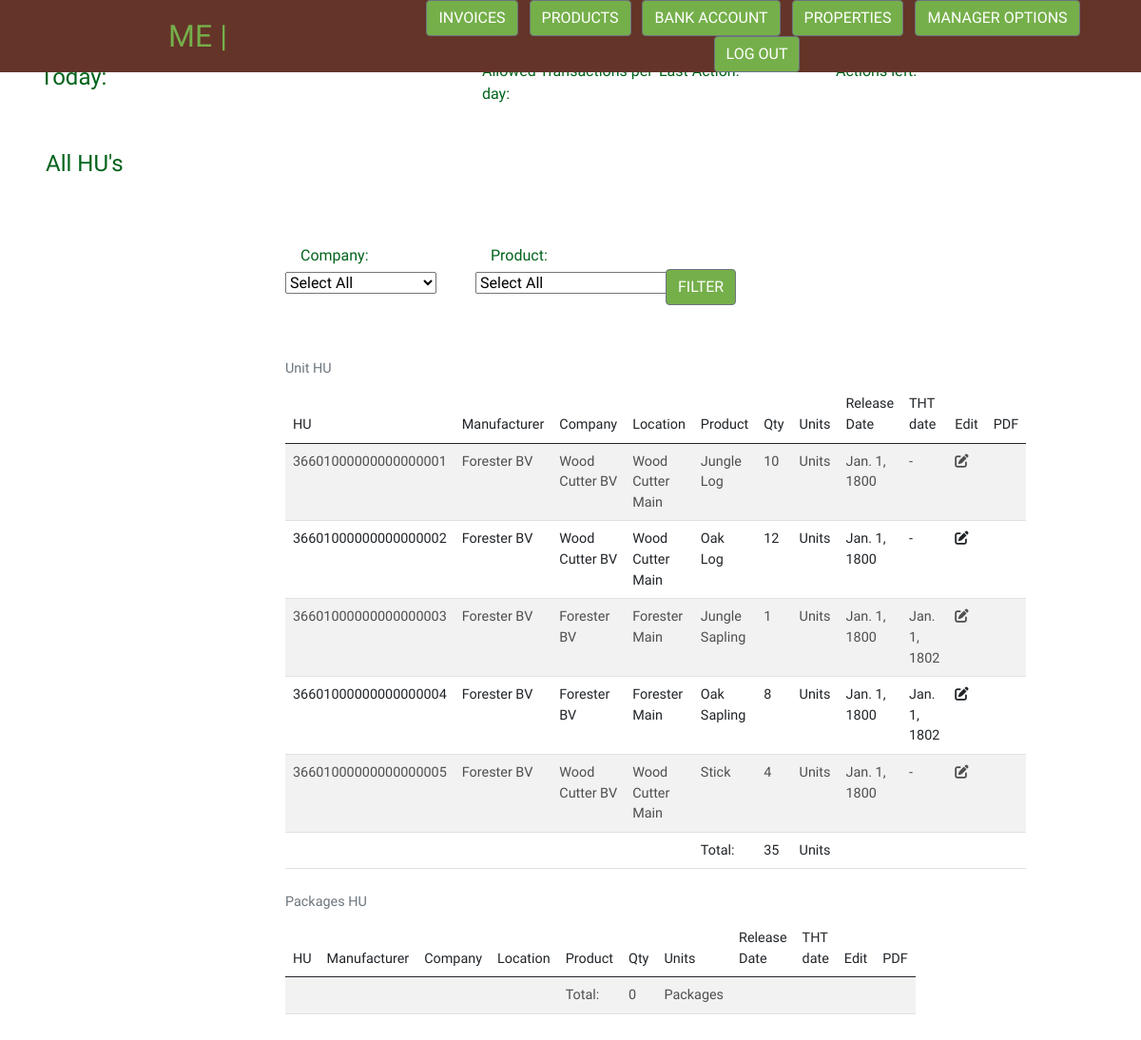
The app's page /products/handling_units/ (signed in) with its own data.
### products/models.py (models this page shows, shortened)
class HandlingUnit(models.Model):
    manufacturer = models.ForeignKey(Company, null=True, blank=True, on_delete=models.SET_NULL, related_name="manufacturer")
    company = models.ForeignKey(Company, null=True, blank=True, on_delete=models.SET_NULL, related_name="company")
    location = models.ForeignKey(Warehouse, null=True, blank=True, on_delete=models.SET_NULL, related_name="warehouse")
    product = models.ForeignKey('Product', null=True, blank=True, on_delete=models.SET_NULL)
    qty = models.IntegerField(default=1, blank=True)
    units = [
        ('0', 'Units'),
        ('1', 'Packages'),
    ]
    qty_units = models.CharField(
        max_length=7, choices=units, default='0')
    hu = models.CharField(max_length=20, blank=False, null=False, default="0")
    batch_nr = models.CharField(max_length=9, blank=True, null=True)
    release_date = models.DateField(auto_now_add=False)
    tht_warning_date = models.DateField(auto_now_add=False, null=True)
    tht = models.DateField(auto_now_add=False, null=True)
    active = models.BooleanField(default=True)

class Product(models.Model):
    class Meta:
        ordering = ['name']
    category = models.ForeignKey('Category', null=True, blank=True, on_delete=models.SET_NULL)
    subcategory = models.ForeignKey('SubCategory', null=True, blank=True, on_delete=models.SET_NULL)
    code = models.CharField(max_length=7, unique=True, default='AA001')
    name = models.CharField(max_length=100, default='name')
    display_name = models.CharField(max_length=100)
    paletizable = models.BooleanField(default=True)
    enviroment_tax_choices = [
        ('0', 'No Tax'),
        ('1', 'Class 1'),
        ('2', 'Class 2'),
        ('3', 'Class 3'),
        ('4', 'Class 4'),
    ]
    enviroment_tax_class = models.CharField(
        max_length=7, choices=enviroment_tax_choices, default='0')
    enviroment_tax_amount = models.DecimalField(
        max_digits=6, decimal_places=2, blank=False, null=False, default=0.00)
    expiry_end_date_terms = models.IntegerField(null=False, blank=False, default=0, validators=[MinValueValidator(0), MaxValueValidator(31)])
    expiry_end_date_choices_cat = [
        ('0', 'No End Date'),
        ('1', 'days'),
        ('2', 'weeks'),
        ('3', 'months'),
        ('4', 'years'),
        ('5', 'end of month + months'),
    ]
    expiry_end_date_cat = models.CharField(
        max_length=7, choices=expiry_end_date_choices_cat, default='0')
    units_per_package = models.IntegerField(null=False, blank=False, default=64, validators=[MinValueValidator(1), MaxValueValidator(64)])
    packages_per_lay = models.IntegerField(null=False, blank=False, default=9, validators=[MinValueValidator(9), MaxValueValidator(9)])
    lay_per_palet = models.IntegerField(null=False, blank=False, default=6, validators=[MinValueValidator(3), MaxValueValidator(6)])
    units_per_lay = models.IntegerField(null=False, blank=False)
    units_per_palet = models.IntegerField(null=False, blank=False)
    packages_per_palet = models.IntegerField(null=False, blank=False)
    image_url = models.URLField(max_length=1024, null=True, blank=True)
    image = models.ImageField(null=True, blank=True)

### companies/models.py (models this page shows, shortened)
class Company(models.Model):
    class Meta:
        verbose_name_plural = 'Companies'
    owner = models.OneToOneField(Citizen, on_delete=models.CASCADE)
    name = models.CharField(max_length=254, blank=True, null=True)
    display_name = models.CharField(max_length=254, blank=True)
    warehouse = models.BooleanField(default=False)
    registration_number = models.PositiveIntegerField(
        blank=True,
        primary_key=True,
        default=1)
    invoice_prefix = models.CharField(max_length=2, blank=False, unique=True)
    manufacturer_code = models.IntegerField(default=0, blank=True)
    street_adress_1 = models.IntegerField(default=0, blank=True)
    street_adress_2 = models.CharField(max_length=100, blank=True)
    city = models.CharField(max_length=100, blank=True)
    post_code = models.CharField(max_length=6, blank=True)
    country = models.CharField(max_length=100, blank=True)
    employee_count = models.IntegerField(blank=True)
    total_salaries_cost = models.DecimalField(
        max_digits=8,
        decimal_places=2,
        blank=True,
        null=True)
    total_bruto_salaries = models.DecimalField(
        max_digits=8,
        decimal_places=2,
        blank=True,
        null=True)
    total_salary_vsaoi_dd = models.DecimalField(
        max_digits=8,
        decimal_places=2,
        blank=True,
        null=True)
    total_salary_vsaoi_dn = models.DecimalField(
        max_digits=8,
        decimal_places=2,
        blank=True,
        null=True)
    total_salary_iin = models.DecimalField(
        max_digits=8,
        decimal_places=2,
        blank=True,
        null=True)
    total_salary_netto = models.DecimalField(
        max_digits=8,
        decimal_places=2,
        blank=True,
        null=True)

### warehouses/models.py (models this page shows, shortened)
class Warehouse(models.Model):
    company = models.ForeignKey(
        Company,
        null=True,
        blank=False,
        on_delete=models.CASCADE,
        related_name='warehouse_owner')
    name = models.CharField(max_length=254, blank=True, null=True, default="warehouse")
    display_name = models.CharField(max_length=254, blank=True)
    warehouse_code = models.CharField(default="0", max_length=2, blank=True)
    internal_warehouse = models.BooleanField(default=False)
    street_adress_1 = models.IntegerField(default=0, blank=True)
    street_adress_2 = models.CharField(max_length=100, blank=True)
    city = models.CharField(max_length=100, blank=True)
    post_code = models.CharField(max_length=6, blank=True)
    country = models.CharField(max_length=100, blank=True)

### products/views.py (the view, shortened to what this page needs)
# urls.py: path('handling_units/', views.all_handling_units, name='all_handling_units'),
@login_required
def all_handling_units(request):
    handling_units_with_units = HandlingUnit.objects.filter(qty_units="0", active=True).order_by("company").order_by("product").order_by("release_date")
    handling_units_with_packages = HandlingUnit.objects.filter(qty_units="1", active=True).order_by("company").order_by("product").order_by("release_date")
    products = Product.objects.all()
    companies = Company.objects.all()
    context = {
        'handling_units_with_units': handling_units_with_units,
        'handling_units_with_packages': handling_units_with_packages,
        'products': products,
        'companies': companies,
    }
    return render(request, 'products/handling_units.html', context)

### products/templates/products/handling_units.html (shortened to what this page needs)
{% extends "base.html" %}
{% load static %}
{% block page_header %}
    <div class="container header-container">
        {% include 'includes/top-data.html' %}
    </div>
{% endblock %}
{% block content %}
    <div class="main-content">
        <h4 class="my-5 mx-5">All HU's</h4>
    </div>
    <div class="row">
        <form method="GET" action="{% url 'all_handling_units' %}">
            <div class="row">
                <div class="col-2 offset-3">
                    <h6 class="mt-4 ms-3">Company:</h6>
                    <select class="select category-search-list" name="company">
                        <option value="">Select All</option>
                    </select>
                </div>
                <div class="col-2">
                    <h6 class="mt-4 ms-3">Product:</h6>
                    <select class="select category-search-list" name="product">
                        <option value="">Select All</option>
                    </select>
                </div>
                <div class="col-2 pt-5">
                    <button type="submit" class="btn btn-secondary bg-green">
                        Filter
                    </button>
                </div>
            </div>
        </form>
    </div>
    <div class="col-md-6 offset-md-3 pb-5 pt-5">
        <table class="table table-striped caption-top">
            <caption>Unit HU</caption>
            <thead>
                <tr>
                    <th scope="col">HU</th>
                    <th scope="col">Manufacturer</th>
                    <th scope="col">Company</th>
                    <th scope="col">Location</th>
                    <th scope="col">Product</th>
                    <th scope="col">Qty</th>
                    <th scope="col">Units</th>
                    <th scope="col">Release Date</th>
                    <th scope="col">THT date</th>
                    <th scope="col">Edit</th>
                    <th scope="col">PDF</th>
                </tr>
              </thead>
              <tbody>
                {% for hu in handling_units_with_units %}
                    <tr>
                        <td>{{ hu.hu }}</td>
                        <td>{{ hu.manufacturer.display_name }}</td>
                        <td>{{ hu.company.display_name }}</td>
                        <td>{{ hu.location.display_name }}</td>
                        <td>{{ hu.product.display_name }}</td>
                        <td class="amount_in_units">{{ hu.qty }}</td>
                        <td>{{ hu.get_qty_units_display }}</td>
                        <td>{{ hu.release_date }}</td>
                        {% if hu.tht == None %}
                            <td>-</td>
                        {% else %}
                            <td>{{ hu.tht }}</td>
                        {% endif %}
                        <td><i class="fa-sharp fa-solid fa-pen-to-square"></i></td>
                        <td class="pointer"></td>
                    </tr>
                {% endfor %}
                <tr>
                    <td></td>
                    <td></td>
                    <td></td>
                    <td></td>
                    <td>Total:</td>
                    <td id="total_amount_for_units"></td>
                    <td>Units</td>
                    <td></td>
                    <td></td>
                    <td></td>
                    <td></td>
                </tr>
            </tbody>
        </table>
        <table class="table table-striped caption-top">
            <caption>Packages HU</caption>
            <thead>
                <tr>
                    <th scope="col">HU</th>
                    <th scope="col">Manufacturer</th>
                    <th scope="col">Company</th>
                    <th scope="col">Location</th>
                    <th scope="col">Product</th>
                    <th scope="col">Qty</th>
                    <th scope="col">Units</th>
                    <th scope="col">Release Date</th>
                    <th scope="col">THT date</th>
                    <th scope="col">Edit</th>
                    <th scope="col">PDF</th>
                </tr>
            </thead>
            <tbody>
                <tr>
                    <td></td>
                    <td></td>
                    <td></td>
                    <td></td>
                    <td>Total:</td>
                    <td id="total_amount_for_packages"></td>
                    <td>Packages</td>
                    <td></td>
                    <td></td>
                    <td></td>
                    <td></td>
                </tr>
              </tbody>
        </table>
    </div>
{% endblock %}

### templates/base.html (shortened to what this page needs)
{% load static %}
<!DOCTYPE html>
<html lang="en">
  <head>
    {% block corecss %}
    <link
    href="https://cdnjs.cloudflare.com/ajax/libs/mdb-ui-kit/6.1.0/mdb.min.css"
    rel="stylesheet"
    />
    <link
      href="https://cdn.jsdelivr.net/npm/bootstrap@5.0.2/dist/css/bootstrap.min.css"
      rel="stylesheet"
    />
    <link rel="stylesheet" href="{% static 'css/base.css' %}" />
    {% endblock %}
  </head>
  <header class="container-fluid fixed-top bg-brown">
    {% include 'includes/top-nav.html' %}
  </header>
  {% block page_header %}
  {% endblock %}
  {% block content %}
  {% endblock %}
</html>

### templates/includes/top-nav.html (shortened to what this page needs)
<div class="row">
    <div class="col-12 col-lg-4 my-auto py-1 py-lg-0 text-center text-lg-left">
      {% if request.user.is_authenticated %}
        <a href="{% url 'home' %}" class="nav-link main-logo-link"><h2 class="logo-font my-0 text-green">ME | {{ company.full_name }}</h2></a>
      {% else %}
        <a href="{% url 'home' %}" class="nav-link main-logo-link"><h2 class="logo-font my-0 text-green">Minecraft Economics</h2></a>
      {% endif %}
    </div>
    <div class="col-12 col-lg-8 my-auto py-1 py-lg-0 text-center text-lg-left">
      {% if request.user.is_authenticated %}
      <ul class="list-inline list-unstyled text-center text-lg-right my-0">
        <li class="list-inline-item dropdown">
          <button class="btn btn-secondary bg-green" id="invoices" data-bs-toggle="dropdown" aria-expanded="false">
            Invoices
          </button>
        </li>
        <li class="list-inline-item dropdown">
          <button class="btn btn-secondary bg-green" id="dropdownMenuButton"
          data-mdb-toggle="dropdown" aria-expanded="false">
            Products
          </button>
        </li>
        <li class="list-inline-item dropdown">
          <button class="btn btn-secondary bg-green" id="bank" data-bs-toggle="dropdown" aria-expanded="false">
            Bank Account
          </button>
        </li>
        <li class="list-inline-item dropdown">
          <button class="btn btn-secondary bg-green" id="properties" data-bs-toggle="dropdown" aria-expanded="false">
            Properties
          </button>
        </li>
        {% if request.user.is_superuser %}
        <li class="list-inline-item dropdown">
            <button class="btn btn-secondary bg-green" id="properties" data-bs-toggle="dropdown" aria-expanded="false">
              Manager Options
            </button>
          </li>
        {% endif %}
        <li class="list-inline-item">
            <a class="btn btn-secondary bg-green" href="{% url 'account_logout' %}">Log Out</a>
        </li>
      </ul>
      {% else %}
      <ul class="list-inline list-unstyled text-center text-lg-right my-0">
        <li class="list-inline-item btn btn-secondary">Log In</li>
        <li class="list-inline-item btn btn-secondary">Create Company</li>
      </ul>
      {% endif %}
  </div>

### templates/includes/top-data.html
<div class="row fs-6">
    <div class="col-3 my-2 fs-4">
        <p>Today: {{ today }}</p>
    </div>
    <div class="col-2 my-2">
        <p>{{ valid_settings.valid_from }} - {{ valid_settings.valid_till }}</p>
    </div>
    <div class="col-2 my-2">
        <p>Allowed Transactions per day: {{ valid_settings.acions_per_day }}</p>
    </div>
    <div class="col-2 my-2">
        <p>Last Action: {{ last_action_date }}</p>
    </div>
    {% if actions_left < 1 %}
    <div class="col-3 my-2">
        <p>Actions left: <span class="text-red">{{ actions_left }}</span></p>
    </div>
    {% else %}
    <div class="col-3 my-2">
        <p>Actions left: {{ actions_left }}</p>
    </div>
    {% endif %}
</div>

### static/css/base.css (style rules this page uses)
html { height: 100%; }
.row { --bs-gutter-x: 0rem; }
.header-container { height: 55px; margin-top: 55px; }
.text-green { color: rgb(117,175,74) !important; }
.bg-brown { background-color: rgb(100,52,41) !important; }
.bg-green { background-color: rgb(117,175,74) !important; }
li { list-style-type: none; }
.pointer { cursor: pointer; }

### records on screen
HandlingUnit: hu "36601000000000000001", manufacturer.display_name "Forester BV", company.display_name "Wood Cutter BV", location.display_name "Wood Cutter Main", product.display_name "Jungle Log", qty "10", qty_units "Units", release_date "Jan. 1, 1800"
HandlingUnit: hu "36601000000000000002", manufacturer.display_name "Forester BV", company.display_name "Wood Cutter BV", location.display_name "Wood Cutter Main", product.display_name "Oak Log", qty "12", qty_units "Units", release_date "Jan. 1, 1800"
HandlingUnit: hu "36601000000000000003", manufacturer.display_name "Forester BV", company.display_name "Forester BV", location.display_name "Forester Main", product.display_name "Jungle Sapling", qty "1", qty_units "Units", release_date "Jan. 1, 1800", tht "Jan. 1, 1802"
HandlingUnit: hu "36601000000000000004", manufacturer.display_name "Forester BV", company.display_name "Forester BV", location.display_name "Forester Main", product.display_name "Oak Sapling", qty "8", qty_units "Units", release_date "Jan. 1, 1800", tht "Jan. 1, 1802"
HandlingUnit: hu "36601000000000000005", manufacturer.display_name "Forester BV", company.display_name "Wood Cutter BV", location.display_name "Wood Cutter Main", product.display_name "Stick", qty "4", qty_units "Units", release_date "Jan. 1, 1800"
